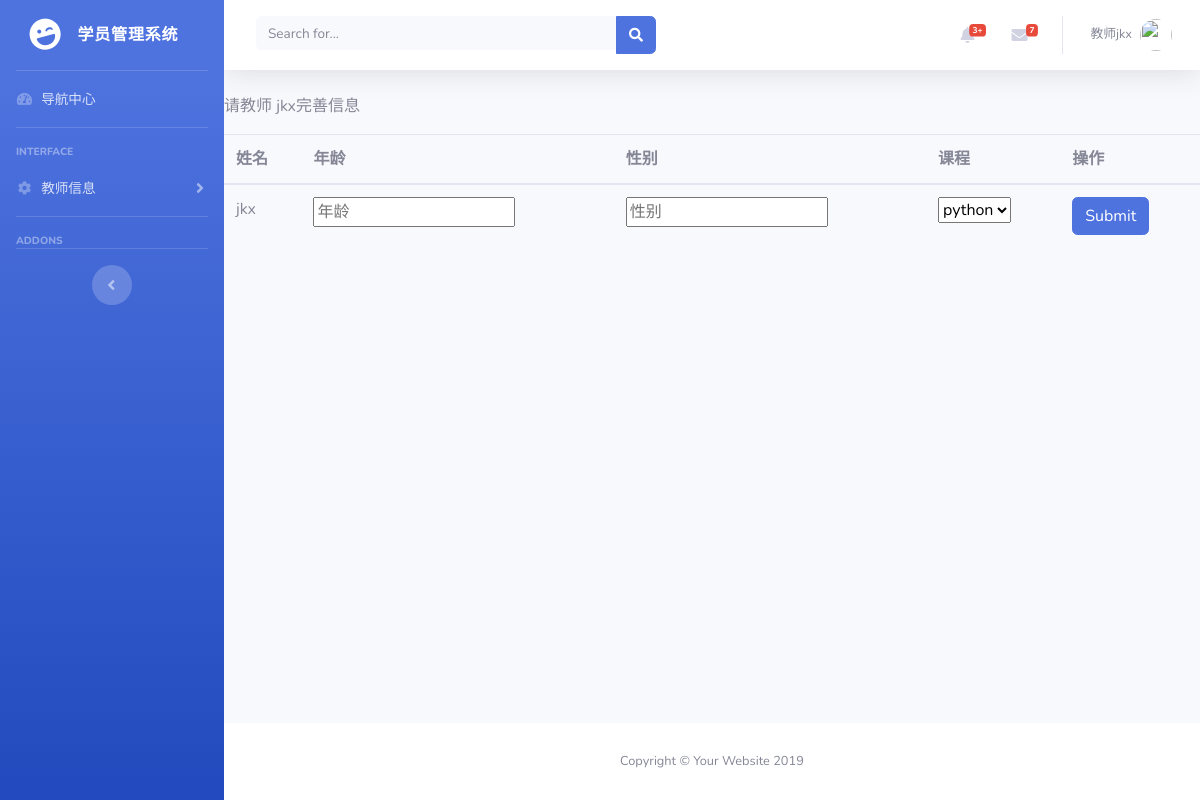
Before: /index/ (signed in) with the older database file.
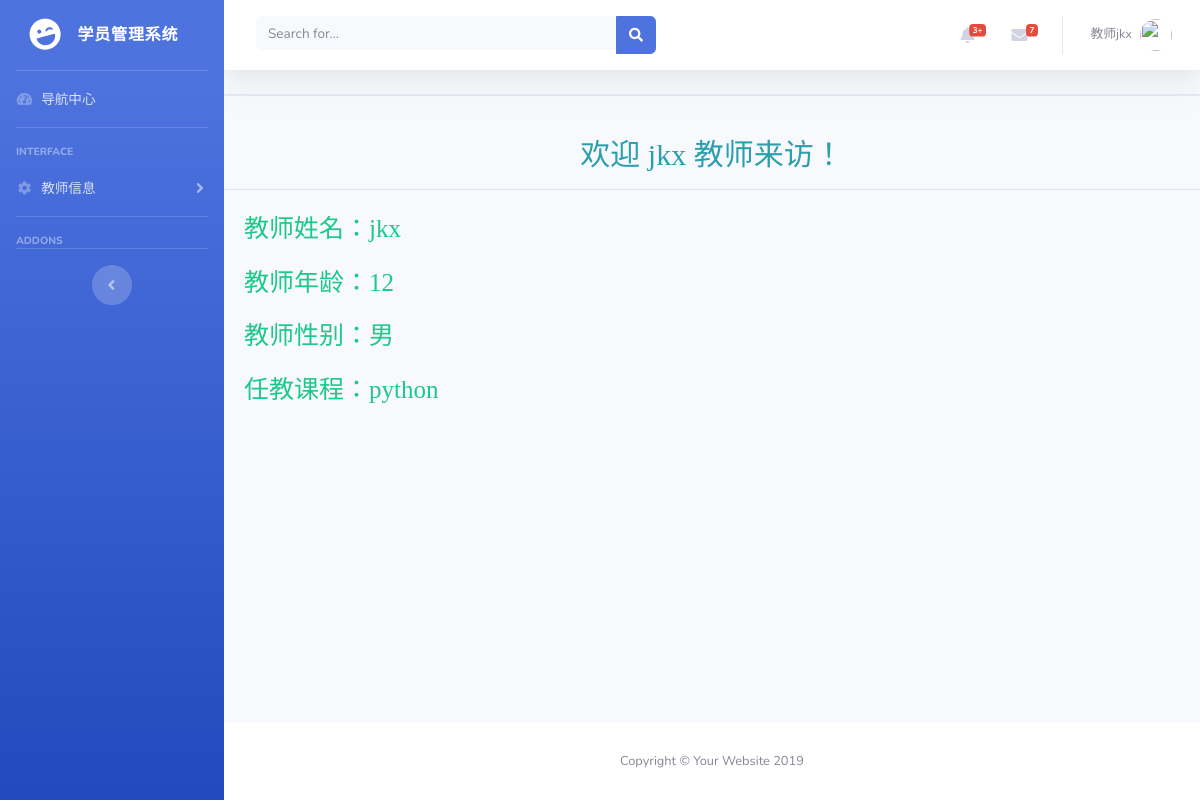
After: the same page with the newer database file.
### app/models.py (models this page shows, shortened)
class BaseModel(models.Model):
    __abstract__ = True
    id = models.Column(models.Integer, primary_key=True, autoincrement=True)

class User(BaseModel):
    __tablename__ = 'user'
    username = models.Column(models.String(32))
    password = models.Column(models.String(32))
    identity = models.Column(models.Integer)#0 教师 1 学生,2超级管理员
    identity_id = models.Column(models.Integer,default='',nullable=True)

class Teacher(BaseModel):
    __tablename__ = 'teacher'
    name = models.Column(models.String(32))
    age = models.Column(models.Integer)
    gender = models.Column(models.Integer,default=3)#0 男 1 女 -1 中
    course_id = models.Column(models.Integer, models.ForeignKey('course.id'))

class Course(BaseModel):
    __tablename__ = 'course'
    lable = models.Column(models.String(32))
    description = models.Column(models.Text)
    to_teacher = models.relationship(
        'Teacher',
        backref = 'to_course1'
    )
    to_student = models.relationship(
        'Student',
        secondary = Stu_Cou,
        backref = models.backref('to_course',lazy = 'dynamic'),
        lazy = 'dynamic'
    )

### app/main/views.py (the view)
    def inner(*args,**kwargs):
        user_cookie = request.cookies.get('username')
        id = request.cookies.get('user_id')
        user_session = session.get('username')
        if user_cookie and id and user_session:
            if user_cookie == user_session:
                return fun(*args,**kwargs)
        return redirect('/login/')

### app/main/views.py (called while the page is built)
def loginVaild(fun):
    def inner(*args,**kwargs):
        user_cookie = request.cookies.get('username')
        id = request.cookies.get('user_id')
        user_session = session.get('username')
        if user_cookie and id and user_session:
            if user_cookie == user_session:
                return fun(*args,**kwargs)
        return redirect('/login/')
    return inner

### app/templates/index.html (shortened to what this page needs)
{% extends 'base.html' %}
{% block container %}
{% if user.identity == 0 %}
    {% if request.cookies.identity_id %}
        <div class="card shadow mb-4"></div>
        <div class="card-header" style="text-align: center;">
        <span style="color: #2c9faf;font-size: 30px;font-family: 黑体">欢迎 {{ request.cookies.username }} 教师来访！</span>
        </div>
         <div class="card-body">
        <span style="color: #1cc88a;font-size: 25px;font-family: 仿宋">
        <p>
            教师姓名：{{ teacher.name }}
        </p><p>
            教师年龄：{{ teacher.age }}
        </p><p>
            教师性别：{{ teacher.gender }}
        </p><p>
            任教课程：{{ course.lable }}
        </p>
        </span>
        </div>
    {% else %}
        <p>请教师 {{ request.cookies.username }}完善信息</p>
        <form action="" method="post">
        <table class="table">
        <thead>
        <tr>
            <th>姓名</th>
            <th>年龄</th>
            <th>性别</th>
            <th>课程</th>
            <th>操作</th>
        </tr>
        </thead>
        <tbody>
        <tr>
            <td>{{ request.cookies.username }}</td>
            <td>
                <input type="text" name="age" placeholder="年龄">
            </td><td>
                <input type="text" name="gender" placeholder="性别">
            </td><td>
            <select name="course_id" >
                {% for f in c %}
                <option  value="{{ f.id }}">{{ f.lable }}</option>
                {% endfor %}
            </select>
            </td>
        <td>
            <input type="submit" class="btn btn-primary">
        </td>
        </tr>
        </tbody>
        </table>
        </form>
    {% endif %}
{% endif %}
{% endblock %}

### app/templates/base.html (shortened to what the changed rows need)
<!DOCTYPE html>
<html lang="en">
<head>
  <link href="/static/vendor/fontawesome-free/css/all.min.css" rel="stylesheet" type="text/css">
  <link href="/static/css/sb-admin-2.min.css" rel="stylesheet">
</head>
<body id="page-top">
  <div id="wrapper">
    <div id="content-wrapper" class="d-flex flex-column">
      <div id="content">
        <nav class="navbar navbar-expand navbar-light bg-white topbar mb-4 static-top shadow">
          <form class="d-none d-sm-inline-block form-inline mr-auto ml-md-3 my-2 my-md-0 mw-100 navbar-search">
          </form>
          <ul class="navbar-nav ml-auto">
            <li class="nav-item dropdown no-arrow">
              <a class="nav-link dropdown-toggle" href="#" id="userDropdown" role="button" data-toggle="dropdown" aria-haspopup="true" aria-expanded="false">
                {% if request.cookies.identity == '0' %}
                    <span class="mr-2 d-none d-lg-inline text-gray-600 small">教师{{ request.cookies.username }}</span>
                    {% else %}
                 <span class="mr-2 d-none d-lg-inline text-gray-600 small">学生{{ request.cookies.username }}</span>
                {% endif %}
                  <img class="img-profile rounded-circle" src="https://source.unsplash.com/QAB-WJcbgJk/60x60">
              </a>
            </li>
          </ul>
        </nav>
        {% block container %}
          {% endblock %}
      </div>
    </div>
  </div>
</body>
</html>

Changed rows visible on the page:
no longer on this page (row edited): User: cookies.username "jkx"
added Teacher: name "jkx", age "12", gender "男"
now on this page (row unchanged): Course: lable "python"
Other visible differences:
{{ request.cookies.username }}: (not shown) → "jkx"
form field course_id: "python" → (not shown)
text no longer shown: "请教师 完善信息 姓名 年龄 性别 课程 操作"
text now shown: "欢迎 教师来访！ 教师姓名： 教师年龄： 教师性别： 任教课程："
